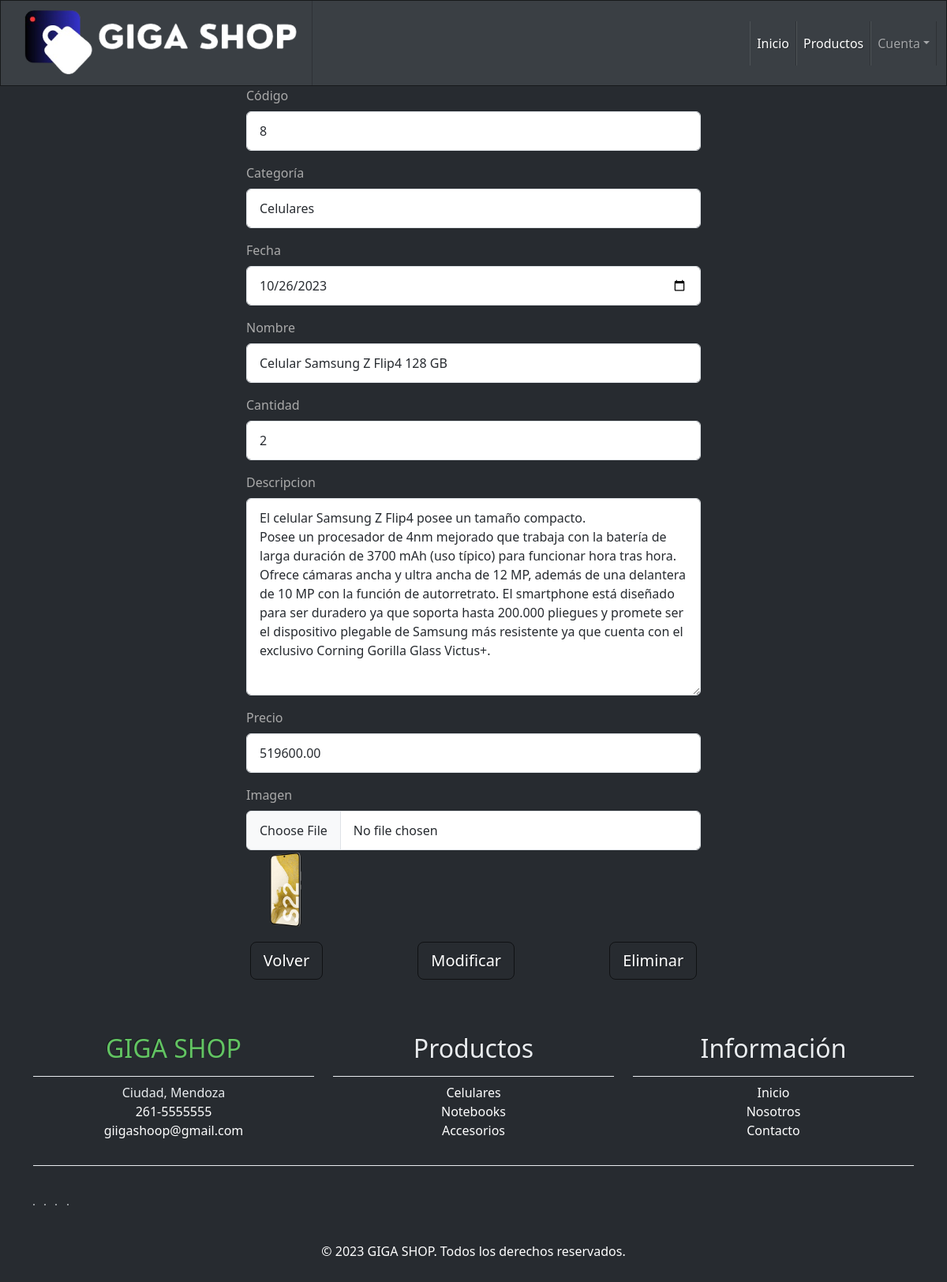
The app's page /editar.php?codigo=8 with its own data.
### tables this page shows
CREATE TABLE `productos` (
  `codigo` int(10) NOT NULL,
  `categoria` varchar(255) NOT NULL,
  `fechaAlta` date NOT NULL DEFAULT current_timestamp(),
  `nombre` varchar(255) NOT NULL,
  `cantidad` int(11) NOT NULL,
  `descripcion` text NOT NULL,
  `precio` decimal(11,2) NOT NULL,
  `imagen` varchar(255) NOT NULL
);

### editar.php (the view, shortened to what this page needs)
<?php
require("global/consultas.php");
if (!isset($_GET["codigo"])) {
	header("location:gestion.php");
} else {
	$conexion = conectar();
	$sql = "SELECT * FROM productos WHERE codigo='" . $_GET["codigo"] . "'";
	$buscar = mysqli_query($conexion, $sql);
	if (mysqli_num_rows($buscar) > 0) {
		$datos = mysqli_fetch_assoc($buscar);
	}
}
?>
<!DOCTYPE html>
<html>
<head>
	<link rel="stylesheet" type="text/css" href="css/bootstrap.min.css">
</head>
<body>
	<?php require("global/navbar.php"); ?>
	<form method="POST" enctype="multipart/form-data">
		<div class="container col-6">
			<div class="mb-3">
				<label class="form-label">Código</label>
				<input type="text" name="inputCodigo" class="form-control" placeholder="Código del producto" value="<?php echo $_GET['codigo']; ?>" readonly="">
			</div>
			<div class="mb-3">
				<label class="form-label">Categoría</label>
				<input type="text" name="inputCategoria" class="form-control" placeholder="Categoría del producto" value="<?php echo $datos["categoria"]; ?>" required>
			</div>
			<div class="mb-3">
				<label class="form-label">Fecha</label>
				<input type="date" name="inputFecha" class="form-control" value="<?php echo $datos["fechaAlta"]; ?>">
			</div>
			<div class="mb-3">
				<label class="form-label">Nombre</label>
				<input type="text" name="inputNombre" class="form-control" placeholder="Nombre del producto" value="<?php echo $datos["nombre"]; ?>" required>
			</div>
			<div class="mb-3">
				<label class="form-label">Cantidad</label>
				<input type="text" name="inputCantidad" class="form-control" placeholder="Stock del producto" value="<?php echo $datos["cantidad"]; ?>" required>
			</div>
			<div class="mb-3">
				<label class="form-label">Descripcion</label>
				<textarea type="text" name="inputDescripcion" class="form-control" style="width: 100%; height: 250px;" placeholder="Descripcion del producto" rows="4" required><?php echo $datos["descripcion"]; ?></textarea>
			</div>
			<div class="mb-3">
				<label class="form-label">Precio</label>
				<input type="text" name="inputPrecio" class="form-control" placeholder="Precio del producto" value="<?php echo $datos["precio"]; ?>" required>
			</div>
			<div class="mb-3">
				<label class="form-label">Imagen</label>
				<input type="file" name="inputImagen" class="form-control" id="imgInp">
				<img id="preview" src="productos/prueba.png" alt="Ingrese una imagen" width="100" height="100">
			</div>
		</div>
		<div class="d-flex justify-content-center mt-2">
			<div style="margin-right: 10%;">
				<a class="btn btn-lg btn-outline-primary" href="gestion.php">Volver</a>
			</div>
			<div>
				<button class="btn btn-lg btn-outline-primary" name="botonModificar">Modificar</button>
			</div>
			<div style="margin-left: 10%;">
				<button class="btn btn-lg btn-outline-primary" name="botonEliminar">Eliminar</button>
			</div>
		</div>
	</form>
	<?php require("global/footer.php"); ?>
</body>
</html>

### records on screen
productos: inputCategoria "Celulares", inputFecha "10/26/2023", inputNombre "Celular Samsung Z Flip4 128 GB", inputCantidad "2", inputDescripcion "El celular Samsung Z Flip4 posee un tamaño compacto. Posee un procesador de 4nm mejorado que trabaja con la batería de larga duración de 3700 mAh (uso típico) para funcionar hora tras hora. Ofrece cámaras ancha y ultra ancha de 12 MP, además de una delantera de 10 MP con la función de autorretrato. El smartphone está diseñado para ser duradero ya que soporta hasta 200.000 pliegues y promete ser el dispositivo plegable de Samsung más resistente ya que cuenta con el exclusivo Corning Gorilla Glass Victus+.", inputPrecio "519600.00"
